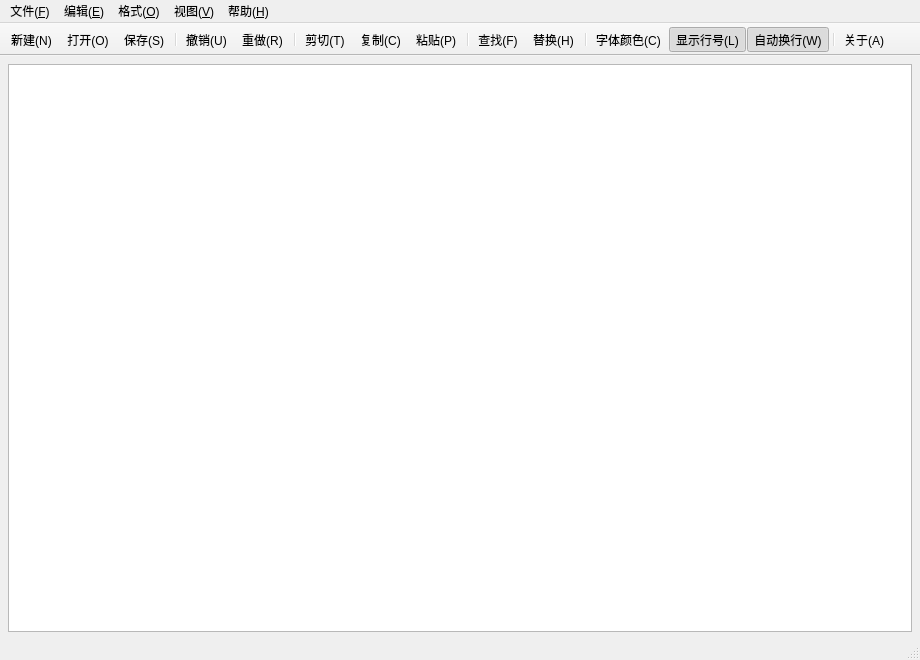
<?xml version="1.0" encoding="UTF-8"?>
<ui version="4.0">
 <class>MainWindow</class>
 <widget class="QMainWindow" name="MainWindow">
  <property name="geometry">
   <rect>
    <x>0</x>
    <y>0</y>
    <width>920</width>
    <height>660</height>
   </rect>
  </property>
  <property name="windowTitle">
   <string>简单文本编辑器</string>
  </property>
  <widget class="QWidget" name="centralwidget">
   <layout class="QVBoxLayout" name="verticalLayout">
    <property name="spacing">
     <number>0</number>
    </property>
    <property name="leftMargin">
     <number>8</number>
    </property>
    <property name="topMargin">
     <number>8</number>
    </property>
    <property name="rightMargin">
     <number>8</number>
    </property>
    <property name="bottomMargin">
     <number>6</number>
    </property>
    <item>
     <widget class="CodeEditor" name="editor"/>
    </item>
   </layout>
  </widget>
  <widget class="QMenuBar" name="menubar">
   <property name="geometry">
    <rect>
     <x>0</x>
     <y>0</y>
     <width>920</width>
     <height>22</height>
    </rect>
   </property>
   <widget class="QMenu" name="menuFile">
    <property name="title">
     <string>文件(&amp;F)</string>
    </property>
    <addaction name="actionNew"/>
    <addaction name="actionOpen"/>
    <addaction name="actionSave"/>
    <addaction name="actionSaveAs"/>
    <addaction name="separator"/>
    <addaction name="actionExit"/>
   </widget>
   <widget class="QMenu" name="menuEdit">
    <property name="title">
     <string>编辑(&amp;E)</string>
    </property>
    <addaction name="actionUndo"/>
    <addaction name="actionRedo"/>
    <addaction name="separator"/>
    <addaction name="actionCut"/>
    <addaction name="actionCopy"/>
    <addaction name="actionPaste"/>
    <addaction name="actionSelectAll"/>
    <addaction name="separator"/>
    <addaction name="actionFind"/>
    <addaction name="actionReplace"/>
   </widget>
   <widget class="QMenu" name="menuFormat">
    <property name="title">
     <string>格式(&amp;O)</string>
    </property>
    <addaction name="actionFont"/>
    <addaction name="actionFontSize"/>
    <addaction name="actionFontColor"/>
    <addaction name="separator"/>
    <addaction name="actionBackground"/>
   </widget>
   <widget class="QMenu" name="menuView">
    <property name="title">
     <string>视图(&amp;V)</string>
    </property>
    <addaction name="actionWordWrap"/>
    <addaction name="actionLineNumber"/>
    <addaction name="separator"/>
    <addaction name="actionToolBar"/>
    <addaction name="actionStatusBar"/>
    <addaction name="separator"/>
    <addaction name="actionAutoSave"/>
   </widget>
   <widget class="QMenu" name="menuHelp">
    <property name="title">
     <string>帮助(&amp;H)</string>
    </property>
    <addaction name="actionAbout"/>
   </widget>
   <addaction name="menuFile"/>
   <addaction name="menuEdit"/>
   <addaction name="menuFormat"/>
   <addaction name="menuView"/>
   <addaction name="menuHelp"/>
  </widget>
  <widget class="QToolBar" name="toolBar">
   <property name="windowTitle">
    <string>工具栏</string>
   </property>
   <property name="movable">
    <bool>false</bool>
   </property>
   <property name="toolButtonStyle">
    <enum>Qt::ToolButtonTextOnly</enum>
   </property>
   <attribute name="toolBarArea">
    <enum>TopToolBarArea</enum>
   </attribute>
   <attribute name="toolBarBreak">
    <bool>false</bool>
   </attribute>
   <addaction name="actionNew"/>
   <addaction name="actionOpen"/>
   <addaction name="actionSave"/>
   <addaction name="separator"/>
   <addaction name="actionUndo"/>
   <addaction name="actionRedo"/>
   <addaction name="separator"/>
   <addaction name="actionCut"/>
   <addaction name="actionCopy"/>
   <addaction name="actionPaste"/>
   <addaction name="separator"/>
   <addaction name="actionFind"/>
   <addaction name="actionReplace"/>
   <addaction name="separator"/>
   <addaction name="actionFontColor"/>
   <addaction name="actionLineNumber"/>
   <addaction name="actionWordWrap"/>
   <addaction name="separator"/>
   <addaction name="actionAbout"/>
  </widget>
  <widget class="QStatusBar" name="statusbar"/>
  <action name="actionNew">
   <property name="text">
    <string>新建(&amp;N)</string>
   </property>
   <property name="shortcut">
    <string>Ctrl+N</string>
   </property>
  </action>
  <action name="actionOpen">
   <property name="text">
    <string>打开(&amp;O)...</string>
   </property>
   <property name="shortcut">
    <string>Ctrl+O</string>
   </property>
  </action>
  <action name="actionSave">
   <property name="text">
    <string>保存(&amp;S)</string>
   </property>
   <property name="shortcut">
    <string>Ctrl+S</string>
   </property>
  </action>
  <action name="actionSaveAs">
   <property name="text">
    <string>另存为(&amp;A)...</string>
   </property>
   <property name="shortcut">
    <string>Ctrl+Shift+S</string>
   </property>
  </action>
  <action name="actionExit">
   <property name="text">
    <string>退出(&amp;X)</string>
   </property>
   <property name="shortcut">
    <string>Ctrl+Q</string>
   </property>
  </action>
  <action name="actionUndo">
   <property name="text">
    <string>撤销(&amp;U)</string>
   </property>
   <property name="shortcut">
    <string>Ctrl+Z</string>
   </property>
  </action>
  <action name="actionRedo">
   <property name="text">
    <string>重做(&amp;R)</string>
   </property>
   <property name="shortcut">
    <string>Ctrl+Y</string>
   </property>
  </action>
  <action name="actionCut">
   <property name="text">
    <string>剪切(&amp;T)</string>
   </property>
   <property name="shortcut">
    <string>Ctrl+X</string>
   </property>
  </action>
  <action name="actionCopy">
   <property name="text">
    <string>复制(&amp;C)</string>
   </property>
   <property name="shortcut">
    <string>Ctrl+C</string>
   </property>
  </action>
  <action name="actionPaste">
   <property name="text">
    <string>粘贴(&amp;P)</string>
   </property>
   <property name="shortcut">
    <string>Ctrl+V</string>
   </property>
  </action>
  <action name="actionSelectAll">
   <property name="text">
    <string>全选(&amp;L)</string>
   </property>
   <property name="shortcut">
    <string>Ctrl+A</string>
   </property>
  </action>
  <action name="actionFind">
   <property name="text">
    <string>查找(&amp;F)...</string>
   </property>
   <property name="shortcut">
    <string>Ctrl+F</string>
   </property>
  </action>
  <action name="actionReplace">
   <property name="text">
    <string>替换(&amp;H)...</string>
   </property>
   <property name="shortcut">
    <string>Ctrl+H</string>
   </property>
  </action>
  <action name="actionFont">
   <property name="text">
    <string>字体(&amp;F)...</string>
   </property>
  </action>
  <action name="actionFontSize">
   <property name="text">
    <string>字体大小(&amp;S)...</string>
   </property>
  </action>
  <action name="actionFontColor">
   <property name="text">
    <string>字体颜色(&amp;C)...</string>
   </property>
  </action>
  <action name="actionBackground">
   <property name="text">
    <string>背景颜色(&amp;B)...</string>
   </property>
  </action>
  <action name="actionLineNumber">
   <property name="text">
    <string>显示行号(&amp;L)</string>
   </property>
   <property name="checkable">
    <bool>true</bool>
   </property>
   <property name="checked">
    <bool>true</bool>
   </property>
  </action>
  <action name="actionWordWrap">
   <property name="text">
    <string>自动换行(&amp;W)</string>
   </property>
   <property name="checkable">
    <bool>true</bool>
   </property>
   <property name="checked">
    <bool>true</bool>
   </property>
  </action>
  <action name="actionAutoSave">
   <property name="text">
    <string>定时自动保存（60 秒）</string>
   </property>
   <property name="checkable">
    <bool>true</bool>
   </property>
  </action>
  <action name="actionToolBar">
   <property name="text">
    <string>显示工具栏(&amp;T)</string>
   </property>
   <property name="checkable">
    <bool>true</bool>
   </property>
   <property name="checked">
    <bool>true</bool>
   </property>
  </action>
  <action name="actionStatusBar">
   <property name="text">
    <string>显示状态栏(&amp;S)</string>
   </property>
   <property name="checkable">
    <bool>true</bool>
   </property>
   <property name="checked">
    <bool>true</bool>
   </property>
  </action>
  <action name="actionAbout">
   <property name="text">
    <string>关于(&amp;A)...</string>
   </property>
  </action>
 </widget>
 <customwidgets>
  <customwidget>
   <class>CodeEditor</class>
   <extends>QPlainTextEdit</extends>
   <header>codeeditor.h</header>
  </customwidget>
 </customwidgets>
 <resources/>
 <connections/>
</ui>
